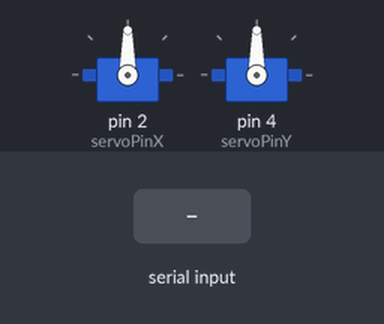
The sketch below on a simulated Arduino Uno, built with avr-gcc and run on an emulated ATmega328P. Parts: 2 × servo. The inputs (shaded band) are chosen by the test bench.

Above: at 1.2 s.
1.3 s: "90,45\n" received over Serial
At 2.3 s:
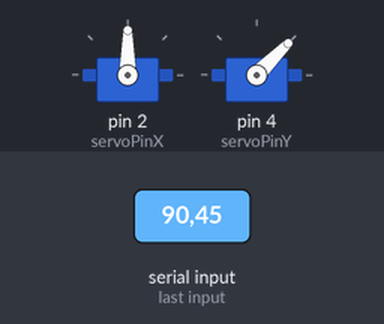
Timing chart, 0 to 4.3 s (numbered marks = the images above; inputs shaded):
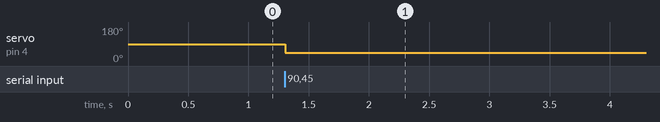

Measured:
- after the input at 1.3 s, servo on pin 4 (servoPinY): 90° → 45° at once

The sketch:

arduino_180.ino
```cpp
#include <Servo.h>

const int servoPinX = 2; // pin jednog motora 2
const int servoPinY = 4; // pin drugog motora 4

Servo myServoX; //motor na pinu 2
Servo myServoY; //motor na pinu 4

//pocetna pozicija servo motora
int x = 90;
int y = 90;

void setup() {
  Serial.begin(9600);
  myServoX.attach(servoPinX);
  myServoY.attach(servoPinY);
}

void loop() {
  if(Serial.available()  > 0)
  {
    x = Serial.parseInt();
    y = Serial.parseInt();
    if(x && y)
    {
      myServoX.write(x);
      myServoY.write(y);
    }
  }
}
```
